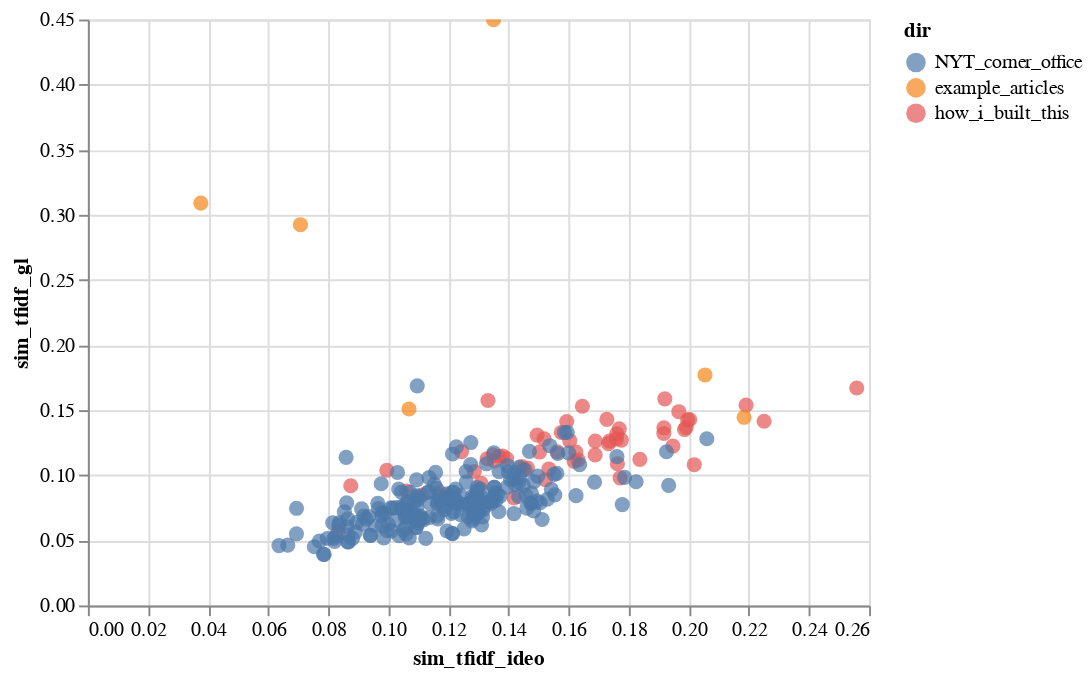

Notebook code for this chart:
### Code cell
import altair as alt
# from vega_datasets import data

# source = data.cars()

alt.Chart(df_i).mark_circle(size=60).encode(
    x='sim_tfidf_ideo',
    y='sim_tfidf_gl',
    color='dir',
    tooltip=["name", 'title', 'year', 'source', 'url']
).interactive()

### Figure 1 — Vega-Lite specification as saved in the notebook (floating-point values rounded to 4 significant figures; data arrays with more than 128 entries replaced by an {"elided": "..."} marker saying what was removed)
{"config": {"view": {"continuousWidth": 400, "continuousHeight": 300}}, "data": {"name": "data-c40c9d1157fec80da1e42b93b23c7fb1"}, "mark": {"type": "circle", "size": 60}, "encoding": {"color": {"type": "nominal", "field": "dir"}, "tooltip": [{"type": "nominal", "field": "name"}, {"type": "quantitative", "field": "year"}, {"type": "nominal", "field": "source"}, {"type": "nominal", "field": "url"}], "x": {"type": "quantitative", "field": "sim_tfidf_ideo"}, "y": {"type": "quantitative", "field": "sim_tfidf_gl"}}, "selection": {"selector004": {"type": "interval", "bind": "scales", "encodings": ["x", "y"]}}, "$schema": "https://vega.github.io/schema/vega-lite/v4.8.1.json", "datasets": {"data-c40c9d1157fec80da1e42b93b23c7fb1": {"elided": "282 records"}}}
